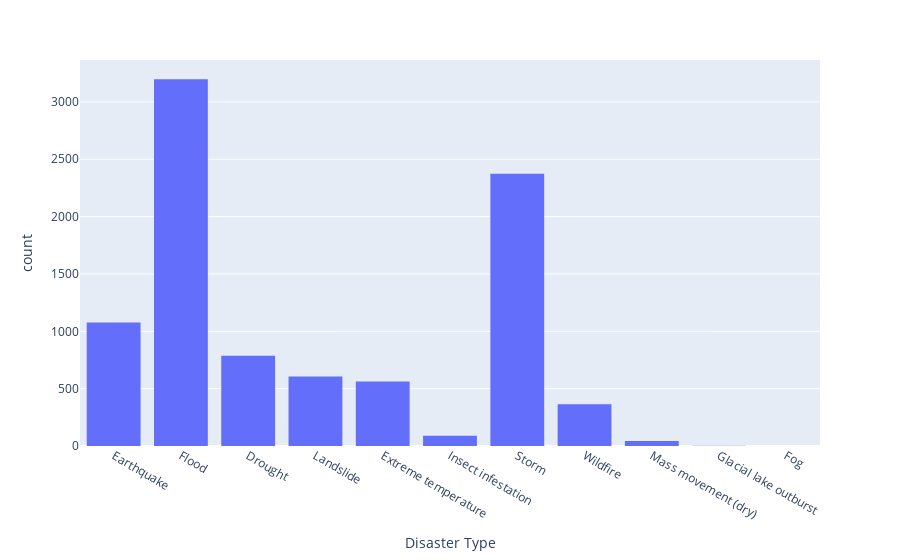

The cell this chart's notebook holds for it:
### Code cell
df = df[df[new_column_name] == True]
px.histogram(df, x='Disaster Type')

### Figure 1 — Plotly figure (JSON) as saved in the notebook; plotly's stock layout.template omitted (floating-point values rounded to 4 significant figures; data arrays with more than 128 entries replaced by an {"elided": "..."} marker saying what was removed)
{"data": [{"alignmentgroup": "True", "bingroup": "x", "hovertemplate": "Disaster Type=%{x}<br>count=%{y}<extra></extra>", "legendgroup": "", "marker": {"color": "#636efa", "pattern": {"shape": ""}}, "name": "", "offsetgroup": "", "orientation": "v", "showlegend": false, "type": "histogram", "x": {"elided": "9102 str values"}, "xaxis": "x", "yaxis": "y"}], "layout": {"barmode": "relative", "legend": {"tracegroupgap": 0}, "margin": {"t": 60}, "xaxis": {"anchor": "y", "domain": [0, 1], "title": {"text": "Disaster Type"}}, "yaxis": {"anchor": "x", "domain": [0, 1], "title": {"text": "count"}}}}
